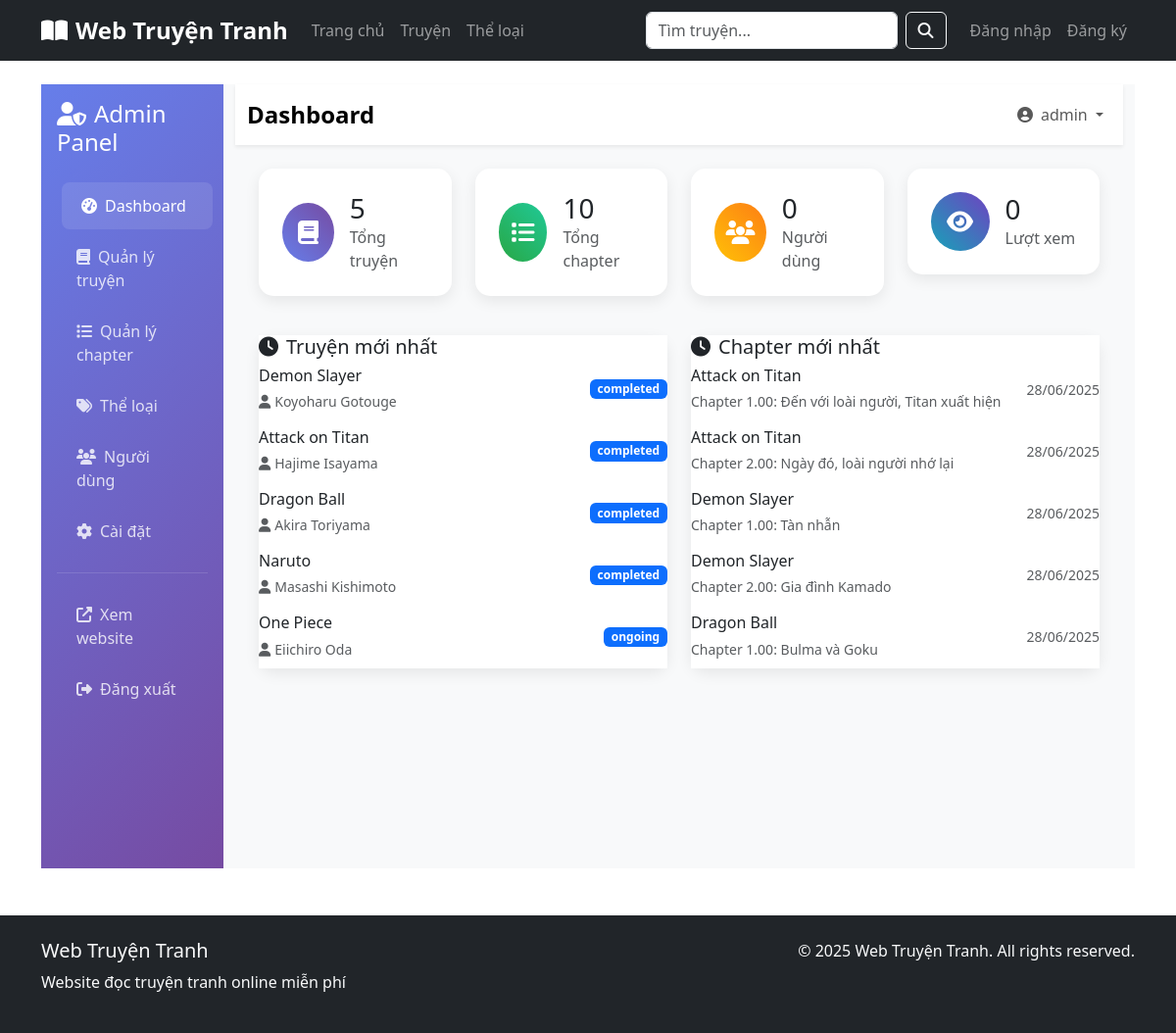
Screenshot of /admin/dashboard (signed in) with the database file from the repository.
### tables this page shows
CREATE TABLE chapters (
    id INT AUTO_INCREMENT PRIMARY KEY,
    story_id INT NOT NULL,
    chapter_number DECIMAL(10,2) NOT NULL,
    title VARCHAR(255),
    content TEXT,
    views INT DEFAULT 0,
    created_at TIMESTAMP DEFAULT CURRENT_TIMESTAMP,
    updated_at TIMESTAMP DEFAULT CURRENT_TIMESTAMP ON UPDATE CURRENT_TIMESTAMP,
    FOREIGN KEY (story_id) REFERENCES stories(id) ON DELETE CASCADE,
    UNIQUE KEY unique_story_chapter (story_id, chapter_number),
    INDEX idx_story_id (story_id),
    INDEX idx_chapter_number (chapter_number),
    INDEX idx_created_at (created_at)
);

CREATE TABLE stories (
    id INT AUTO_INCREMENT PRIMARY KEY,
    title VARCHAR(255) NOT NULL,
    description TEXT,
    author VARCHAR(100),
    thumbnail VARCHAR(255),
    status ENUM('ongoing', 'completed', 'hiatus') DEFAULT 'ongoing',
    views INT DEFAULT 0,
    rating DECIMAL(3,2) DEFAULT 0.00,
    total_rating INT DEFAULT 0,
    created_at TIMESTAMP DEFAULT CURRENT_TIMESTAMP,
    updated_at TIMESTAMP DEFAULT CURRENT_TIMESTAMP ON UPDATE CURRENT_TIMESTAMP,
    INDEX idx_title (title),
    INDEX idx_status (status),
    INDEX idx_views (views),
    INDEX idx_created_at (created_at)
);

### controllers/AdminController.php (called while the page is built, shortened)
<?php
class AdminController extends Controller {
    public function dashboard() {
        $totalStories = $this->db->fetch("SELECT COUNT(*) as count FROM stories")['count'];
        $totalChapters = $this->db->fetch("SELECT COUNT(*) as count FROM chapters")['count'];
        $totalUsers = $this->db->fetch("SELECT COUNT(*) as count FROM users")['count'];
        $totalViews = $this->db->fetch("SELECT SUM(views) as total FROM stories")['total'] ?? 0;
        $latestStories = $this->db->fetchAll(
            "SELECT * FROM stories ORDER BY created_at DESC LIMIT 5"
        );
        $latestChapters = $this->db->fetchAll(
            "SELECT c.*, s.title as story_title FROM chapters c
             JOIN stories s ON c.story_id = s.id
             ORDER BY c.created_at DESC LIMIT 5"
        );
        $this->render('admin/dashboard', [
            'totalStories' => $totalStories,
            'totalChapters' => $totalChapters,
            'totalUsers' => $totalUsers,
            'totalViews' => $totalViews,
            'latestStories' => $latestStories,
            'latestChapters' => $latestChapters,
            'title' => 'Dashboard - Admin Panel'
        ]);
    }
}
?>

### index.php (called while the page is built, shortened)
<?php
spl_autoload_register(function ($class) {
    $paths = [
        CONTROLLERS_PATH . '/',
        MODELS_PATH . '/',
        CORE_PATH . '/'
    ];
    foreach ($paths as $path) {
        $file = $path . $class . '.php';
        if (file_exists($file)) {
            return;
        }
    }
});
require_once CONFIG_PATH . '/database.php';
$router = new Router();
$router->addRoute('/', 'HomeController@index');
$router->addRoute('/truyen', 'StoryController@index');
$router->addRoute('/truyen/{id}', 'StoryController@show');
$router->addRoute('/the-loai', 'CategoryController@index');
$router->addRoute('/the-loai/{id}', 'CategoryController@show');
$router->addRoute('/tim-kiem', 'SearchController@index');
$router->addRoute('/dang-nhap', 'AuthController@login');
$router->addRoute('/dang-ky', 'AuthController@register');
$router->addRoute('/dang-xuat', 'AuthController@logout');
$router->addRoute('/admin/logout', 'AdminController@logout');
$router->addRoute('/admin/dashboard', 'AdminController@dashboard');
$router->addRoute('/admin/stories', 'AdminStoryController@index');
$router->addRoute('/admin/stories/create', 'AdminStoryController@create');
$router->addRoute('/admin/stories/edit/{id}', 'AdminStoryController@edit');
$router->addRoute('/admin/stories/delete/{id}', 'AdminStoryController@delete');
$router->dispatch();
?>

### core/Database.php (called while the page is built, shortened)
<?php
class Database {
    private static $instance = null;
    private $connection;
    private function __construct() {
        try {
            $this->connection = new PDO(DB_DSN, DB_USER, DB_PASS, DB_OPTIONS);
        } catch (PDOException $e) {
            die('Lỗi kết nối database: ' . $e->getMessage());
        }
    }
    public static function getInstance() {
        if (self::$instance === null) {
            self::$instance = new self();
        }
        return self::$instance;
    }
    public function query($sql, $params = []) {
        try {
            $stmt = $this->connection->prepare($sql);
            $stmt->execute($params);
            return $stmt;
        } catch (PDOException $e) {
            die('Lỗi query: ' . $e->getMessage());
        }
    }
    public function fetchAll($sql, $params = []) {
        $stmt = $this->query($sql, $params);
        return $stmt->fetchAll();
    }
}
?>

### views/admin/dashboard.php (the view, shortened to what this page needs)
<!DOCTYPE html>
<html lang="vi">
<head>
    <link href="https://cdn.jsdelivr.net/npm/bootstrap@5.3.0/dist/css/bootstrap.min.css" rel="stylesheet">
    <link rel="stylesheet" href="https://cdnjs.cloudflare.com/ajax/libs/font-awesome/6.4.0/css/all.min.css">
</head>
<body>
    <div class="container-fluid">
        <div class="row">
            <div class="col-md-3 col-lg-2 px-0 sidebar">
                <div class="p-3">
                    <h4 class="text-white mb-4">
                        <i class="fas fa-user-shield me-2"></i>Admin Panel
                    </h4>
                    <nav class="nav flex-column">
                        <a class="nav-link active" href="/admin/dashboard">
                            <i class="fas fa-tachometer-alt me-2"></i>Dashboard
                        </a>
                        <a class="nav-link" href="/admin/stories">
                            <i class="fas fa-book me-2"></i>Quản lý truyện
                        </a>
                        <a class="nav-link" href="/admin/chapters">
                            <i class="fas fa-list me-2"></i>Quản lý chapter
                        </a>
                        <a class="nav-link" href="/admin/categories">
                            <i class="fas fa-tags me-2"></i>Thể loại
                        </a>
                        <a class="nav-link" href="/admin/users">
                            <i class="fas fa-users me-2"></i>Người dùng
                        </a>
                        <a class="nav-link" href="/admin/settings">
                            <i class="fas fa-cog me-2"></i>Cài đặt
                        </a>
                        <hr class="text-white-50">
                        <a class="nav-link" href="/" target="_blank">
                            <i class="fas fa-external-link-alt me-2"></i>Xem website
                        </a>
                        <a class="nav-link" href="/admin/logout">
                            <i class="fas fa-sign-out-alt me-2"></i>Đăng xuất
                        </a>
                    </nav>
                </div>
            </div>
            <div class="col-md-9 col-lg-10 main-content">
                <nav class="navbar navbar-expand-lg navbar-light bg-white shadow-sm">
                    <div class="container-fluid">
                        <span class="navbar-brand">Dashboard</span>
                        <div class="navbar-nav ms-auto">
                            <div class="nav-item dropdown">
                                <a class="nav-link dropdown-toggle" href="#" role="button" data-bs-toggle="dropdown">
                                    <i class="fas fa-user-circle me-2"></i><?= htmlspecialchars($_SESSION['admin_username']) ?>
                                </a>
                            </div>
                        </div>
                    </div>
                </nav>
                <div class="p-4">
                    <div class="row mb-4">
                        <div class="col-md-3 mb-3">
                            <div class="stats-card">
                                <div class="d-flex align-items-center">
                                    <div class="stats-icon bg-primary-gradient me-3">
                                        <i class="fas fa-book"></i>
                                    </div>
                                    <div>
                                        <h3 class="mb-0"><?= number_format($totalStories) ?></h3>
                                        <p class="text-muted mb-0">Tổng truyện</p>
                                    </div>
                                </div>
                            </div>
                        </div>
                        <div class="col-md-3 mb-3">
                            <div class="stats-card">
                                <div class="d-flex align-items-center">
                                    <div class="stats-icon bg-success-gradient me-3">
                                        <i class="fas fa-list"></i>
                                    </div>
                                    <div>
                                        <h3 class="mb-0"><?= number_format($totalChapters) ?></h3>
                                        <p class="text-muted mb-0">Tổng chapter</p>
                                    </div>
                                </div>
                            </div>
                        </div>
                        <div class="col-md-3 mb-3">
                            <div class="stats-card">
                                <div class="d-flex align-items-center">
                                    <div class="stats-icon bg-warning-gradient me-3">
                                        <i class="fas fa-users"></i>
                                    </div>
                                    <div>
                                        <h3 class="mb-0"><?= number_format($totalUsers) ?></h3>
                                        <p class="text-muted mb-0">Người dùng</p>
                                    </div>
                                </div>
                            </div>
                        </div>
                        <div class="col-md-3 mb-3">
                            <div class="stats-card">
                                <div class="d-flex align-items-center">
                                    <div class="stats-icon bg-info-gradient me-3">
                                        <i class="fas fa-eye"></i>
                                    </div>
                                    <div>
                                        <h3 class="mb-0"><?= number_format($totalViews) ?></h3>
                                        <p class="text-muted mb-0">Lượt xem</p>
                                    </div>
                                </div>
                            </div>
                        </div>
                    </div>
                    <div class="row">
                        <div class="col-md-6 mb-4">
                            <div class="table-card">
                                <div class="card-header bg-white border-0">
                                    <h5 class="mb-0">
                                        <i class="fas fa-clock me-2"></i>Truyện mới nhất
                                    </h5>
                                </div>
                                <div class="card-body">
                                    <?php if (!empty($latestStories)): ?>
                                        <div class="list-group list-group-flush">
                                            <?php foreach ($latestStories as $story): ?>
                                                <div class="list-group-item border-0 px-0">
                                                    <div class="d-flex justify-content-between align-items-center">
                                                        <div>
                                                            <h6 class="mb-1"><?= htmlspecialchars($story['title']) ?></h6>
                                                            <small class="text-muted">
                                                                <i class="fas fa-user me-1"></i><?= htmlspecialchars($story['author']) ?>
                                                            </small>
                                                        </div>
                                                        <span class="badge bg-primary"><?= $story['status'] ?></span>
                                                    </div>
                                                </div>
                                            <?php endforeach; ?>
                                        </div>
                                    <?php else: ?>
                                        <p class="text-muted text-center">Chưa có truyện nào</p>
                                    <?php endif; ?>
                                </div>
                            </div>
                        </div>
                        <div class="col-md-6 mb-4">
                            <div class="table-card">
                                <div class="card-header bg-white border-0">
                                    <h5 class="mb-0">
                                        <i class="fas fa-clock me-2"></i>Chapter mới nhất
                                    </h5>
                                </div>
                                <div class="card-body">
                                    <?php if (!empty($latestChapters)): ?>
                                        <div class="list-group list-group-flush">
                                            <?php foreach ($latestChapters as $chapter): ?>
                                                <div class="list-group-item border-0 px-0">
                                                    <div class="d-flex justify-content-between align-items-center">
                                                        <div>
                                                            <h6 class="mb-1"><?= htmlspecialchars($chapter['story_title']) ?></h6>
                                                            <small class="text-muted">
                                                                Chapter <?= $chapter['chapter_number'] ?>: <?= htmlspecialchars($chapter['title']) ?>
                                                            </small>
                                                        </div>
                                                        <small class="text-muted">
                                                            <?= date('d/m/Y', strtotime($chapter['created_at'])) ?>
                                                        </small>
                                                    </div>
                                                </div>
                                            <?php endforeach; ?>
                                        </div>
                                    <?php else: ?>
                                        <p class="text-muted text-center">Chưa có chapter nào</p>
                                    <?php endif; ?>
                                </div>
                            </div>
                        </div>
                    </div>
                </div>
            </div>
        </div>
    </div>
</body>
</html>

### core/Router.php (shortened to what this page needs)
<?php
class Router {
    private $routes = [];
    public function addRoute($path, $handler) {
        $this->routes[$path] = $handler;
    }
    public function dispatch() {
        $uri = $_SERVER['REQUEST_URI'];
        $uri = parse_url($uri, PHP_URL_PATH);
        $basePath = dirname($_SERVER['SCRIPT_NAME']);
        if ($basePath !== '/') {
            $uri = str_replace($basePath, '', $uri);
        }
        foreach ($this->routes as $route => $handler) {
            $pattern = $this->convertRouteToRegex($route);
            if (preg_match($pattern, $uri, $matches)) {
                array_shift($matches);
                $this->executeHandler($handler, $matches);
                return;
            }
        }
    }
    private function convertRouteToRegex($route) {
        $pattern = preg_replace('/\{([^}]+)\}/', '([^/]+)', $route);
        return '#^' . $pattern . '$#';
    }
    private function executeHandler($handler, $params = []) {
        list($controller, $method) = explode('@', $handler);
        $controllerInstance = new $controller();
        call_user_func_array([$controllerInstance, $method], $params);
    }
}
?>

### rows the page displays
chapters: story "5", id "10", views "0", story.title "Demon Slayer", chapter_number "2.00", title "Gia đình Kamado", created_at "28/06/2025"
stories: title "Demon Slayer", author "Koyoharu Gotouge", status "completed"
stories: title "Attack on Titan", author "Hajime Isayama", status "completed"
stories: title "Dragon Ball", author "Akira Toriyama", status "completed"
stories: title "Naruto", author "Masashi Kishimoto", status "completed"
stories: title "One Piece", author "Eiichiro Oda", status "ongoing"
chapters: story.title "Attack on Titan", chapter_number "1.00", title "Đến với loài người, Titan xuất hiện", created_at "28/06/2025"
chapters: story.title "Attack on Titan", chapter_number "2.00", title "Ngày đó, loài người nhớ lại", created_at "28/06/2025"
chapters: story.title "Demon Slayer", chapter_number "1.00", title "Tàn nhẫn", created_at "28/06/2025"
chapters: story.title "Dragon Ball", chapter_number "1.00", title "Bulma và Goku", created_at "28/06/2025"
